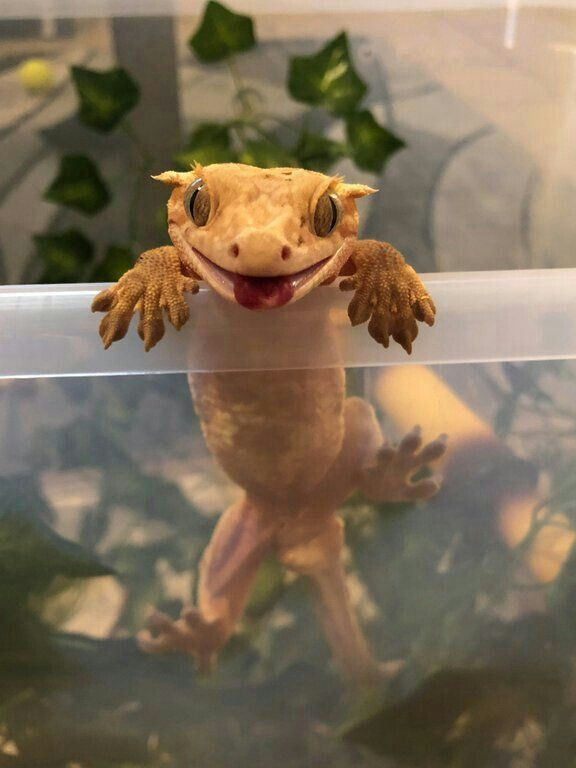
#> input picture cr.jpg, 576 x 768 px, found by its file name
$ python localT.py
#> lines starting #> are read from the running program, lines starting #| are printed output that depends on the picture; after the words box and inside, x2 and y2 are one past the last pixel; in counts of white or black regions, pixels touching at a corner belong together
import imageio.v3 as i
import numpy as np
import matplotlib.pyplot as plt

def lt(img,block_size,c):
    iPad=np.pad(img,pad_width=1,mode='constant',constant_values=0)
    thres=np.zeros_like(img)
    for k in range(img.shape[0]):
        for j in range(img.shape[1]):
            l_area=iPad[k:k+block_size,j:j+block_size]
            l_mean=np.mean(l_area)
            thres[k,j]=255 if img[k][j]>(l_mean-c) else 0
    return thres

img = i.imread("C:\\Users\\muham\\OneDrive\\Desktop\\cr.jpg",mode='F')
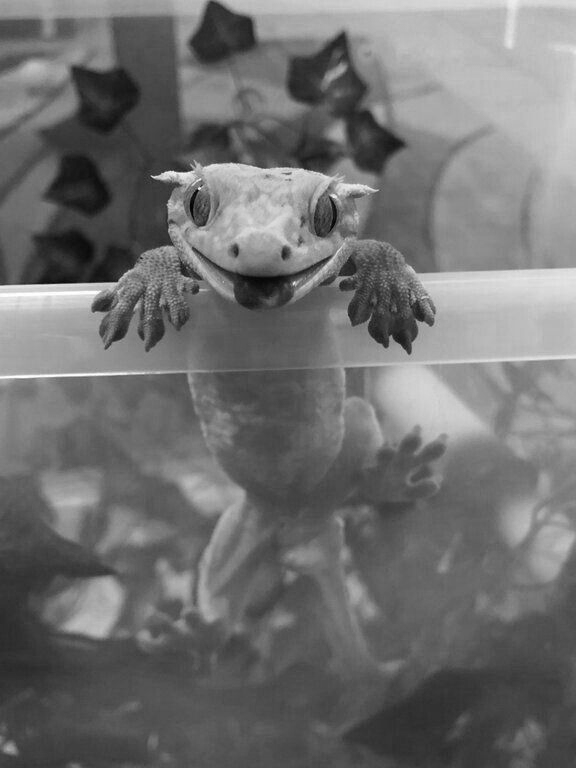
#> img: shape (768, 576) float32; min 2.09, max 255, mean 112.7
img2 = i.imread("C:\\Users\\muham\\OneDrive\\Desktop\\cr.jpg")

thres=lt(img,15,10)
#> after the loop in lt, `for k in range(img.shape[0]):`:
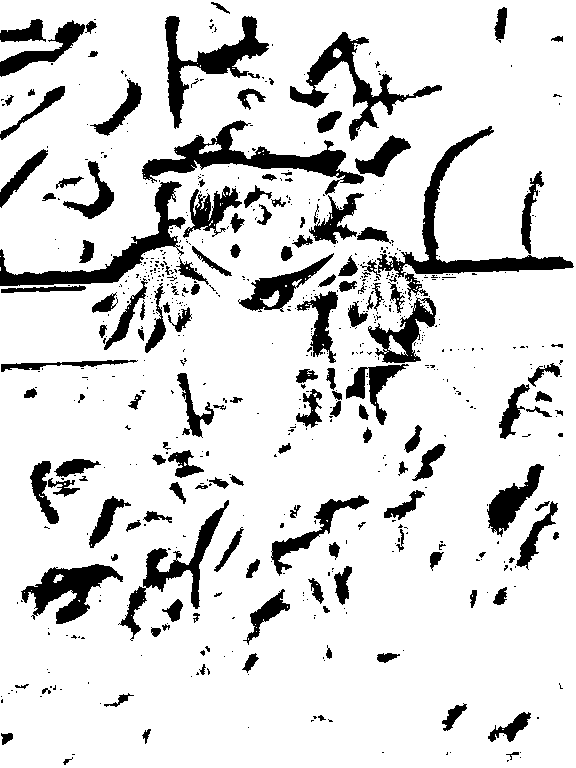
#> thres: shape (768, 576) float32; 85.8% white; 666 black regions (512 under 20 px), largest, box (x1, y1, x2, y2) and area: (142, 120, 364, 195) 4185, (377, 126, 574, 278) 3982, (0, 181, 186, 286) 3568
mask= (thres==255).astype(np.uint8)
segm=img2*mask[:,:,np.newaxis]
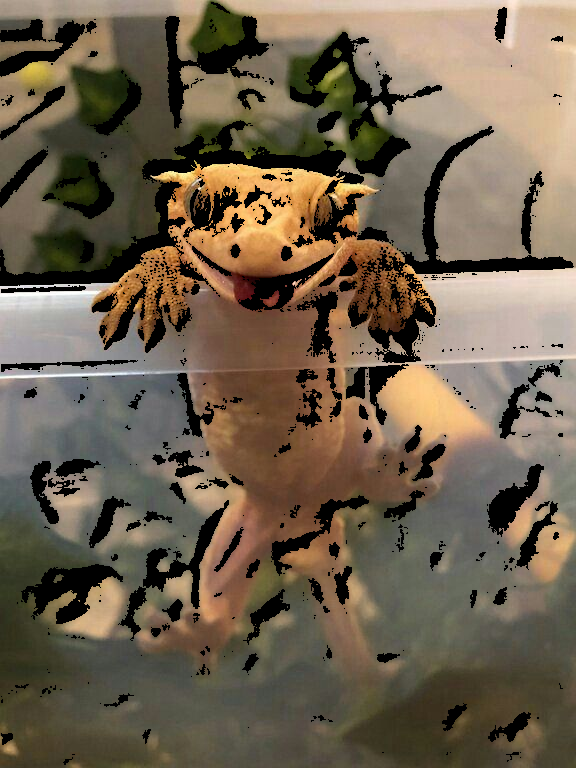
#> segm: shape (768, 576, 3); mean R, G, B 111.3, 97.6, 78.7

plt.figure(figsize=(15,5))
plt.subplot(1,3,1)
plt.imshow(img2)

plt.subplot(1,3,2)
plt.imshow(thres,cmap='gray')

plt.subplot(1,3,3)
plt.imshow(segm)

plt.show()
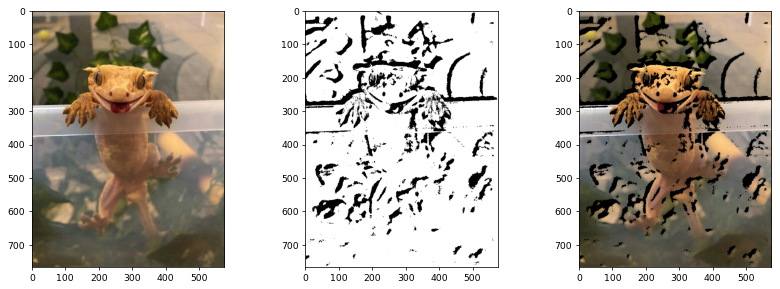
#> figure drawn by matplotlib, 3 panels
